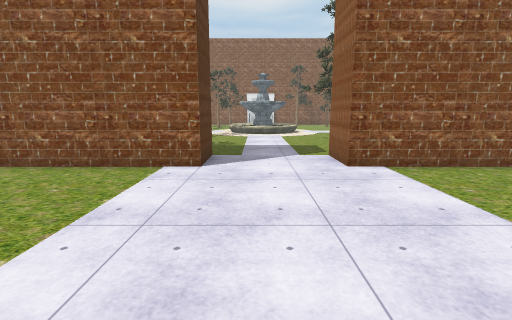
View 1 (above)

21 first-person views from a walk through a Unity game level. The camera is 1.5 m above the floor, tilts 10° down and sees 85° across. The floor is counted in squares, 1 m on a side. Each view is taken from the middle of a square. On the plan, view 1 faces up. The plan holds only what a view shows up to about 14 squares ahead; the rest is blank. The place goes on beyond the plan. The player character is not drawn. Some surface patterns are stand-ins.

View 2
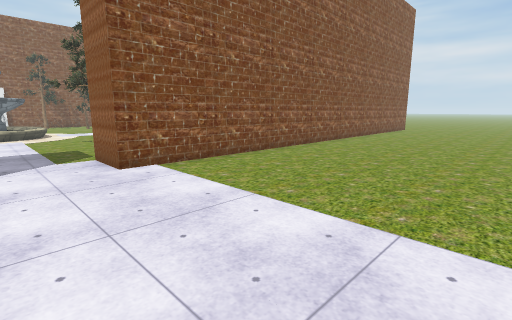

View 3
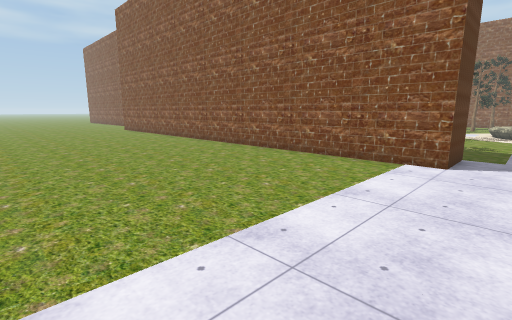

View 4
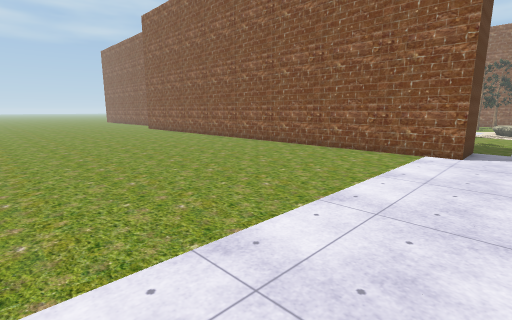

View 5
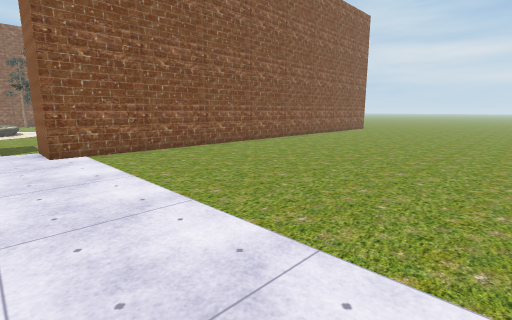

View 6
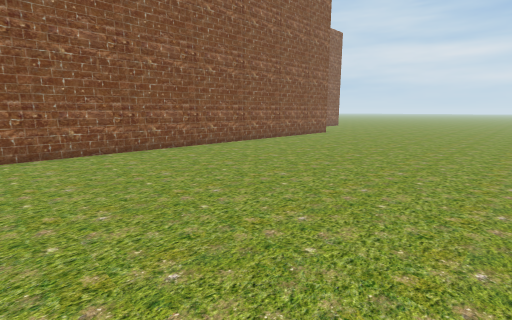

View 7
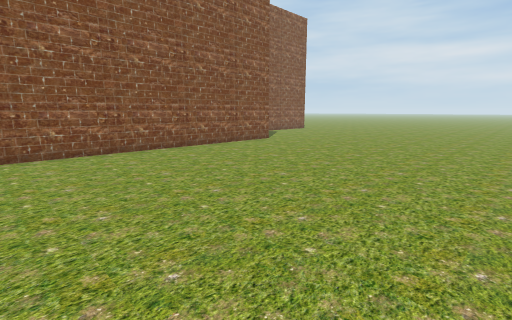

View 8
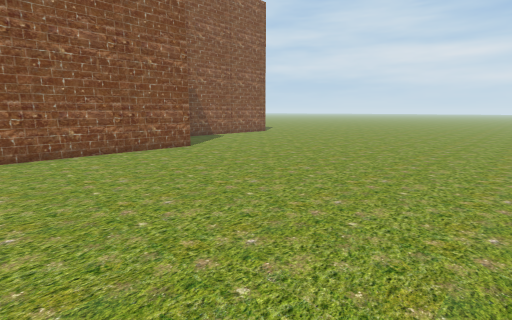

View 9
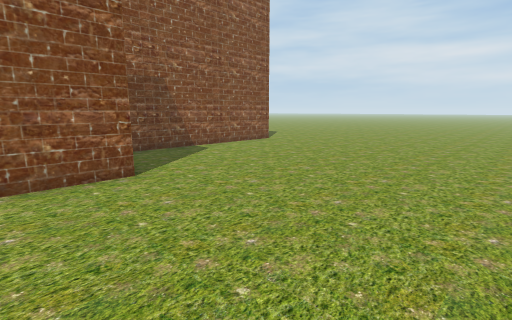

View 10
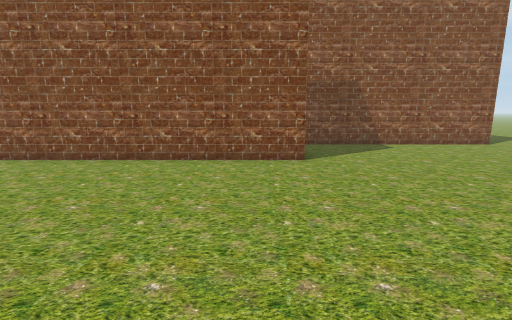

View 11
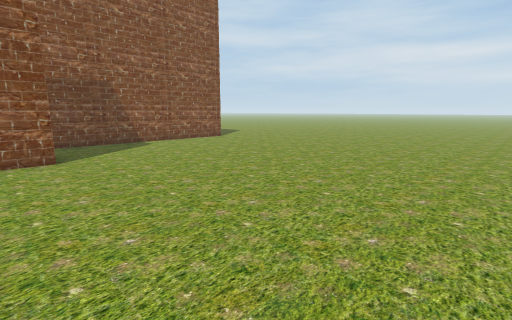

View 12
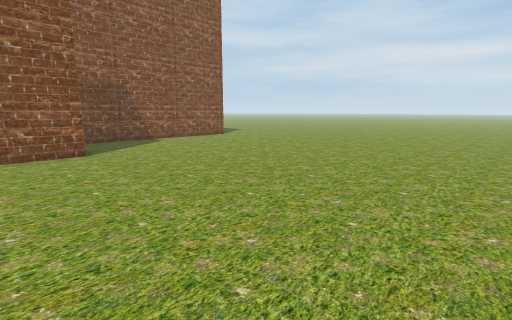

View 13
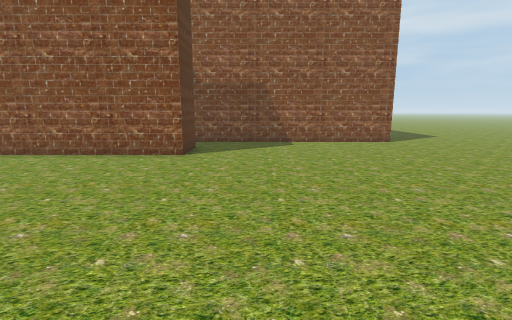

View 14
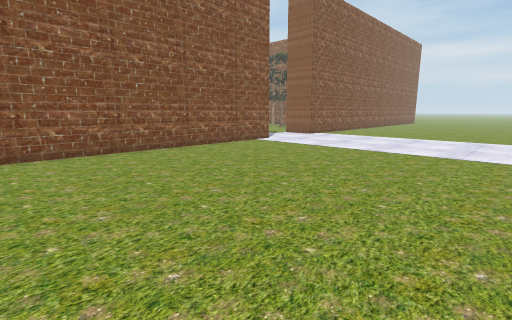

View 15
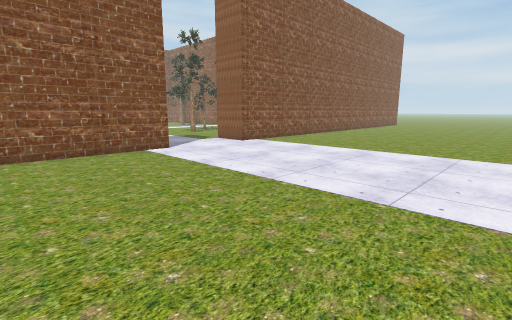

View 16
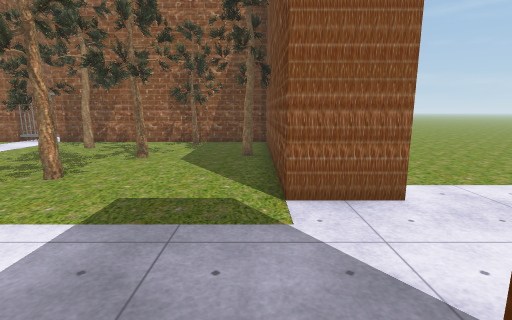

View 17
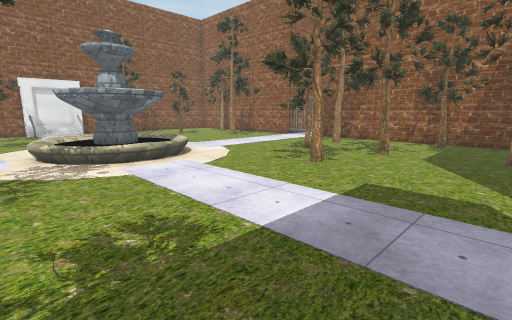

View 18
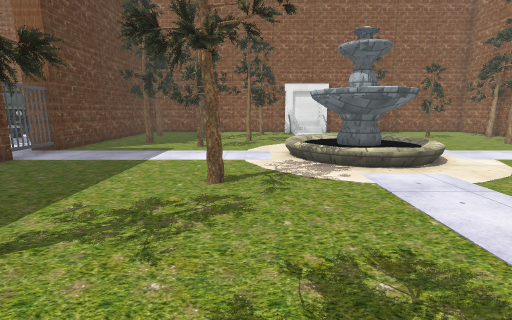

View 19
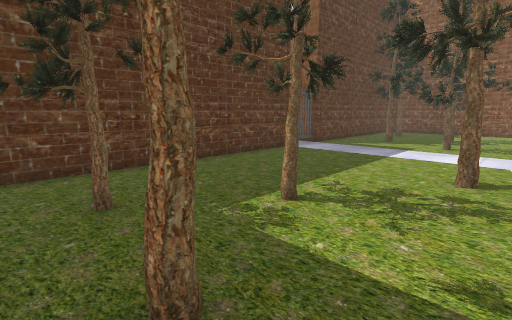

View 20
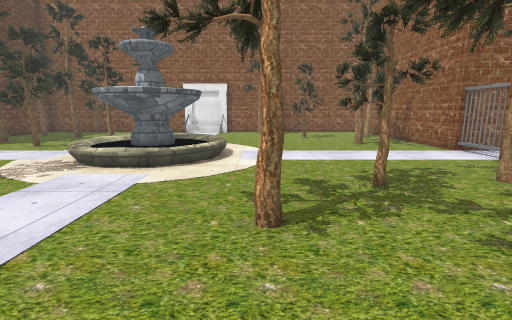

View 21
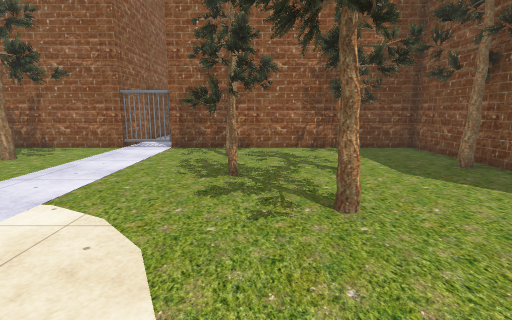

### Floor plan
Key: @ floor where view 1 was taken; # wall or solid block; x gap in a wall; . floor; F fountain; E fence; O other object.
Columns run from 13 left of view 1 to 32 right of it. Each row starts with its distance up from view 1.
 25   #..x... #     .. ......#
 24   #..# .....    ......#..#
 23   #....##...    ...... ..#
 22  .#....  ... FF .........###
 21  .E.........FFFF.........E.
 20   E.........FFFF.........E.
 19   #.........OFFO.........#
 18   #......................#
 17   #......#.........##..#x#
 16   #...... ......... #....#
 15   #...  ........ #.......#
 14   #... #........... #....#
 13   #...  ........... ...###
 12   #..  ...............   #           #########
 11   #..# .#.............x..#           .........
 10   #..x..  ..........## ..#            ........
  9   #        #....##########           #........
  8 ############....######################........
  7 ..............................................
  6 ..............................................
  5 ..............................................
  4 ..............................................
  3 ..............................................
  2 ..............................................
  1 ..............................................
  0 .............@................................
 -1 ..............................................
 -2 ..............................................
 -3 ..............................................

Positions as (right, up) in squares from view 1, and headings:
1: (0, 0), facing up
2: (0, 0), facing up-right
3: (0, -1), facing up-left
4: (0, -3), facing up-left
5: (1, -3), facing up-right
6: (7, -3), facing up-right
7: (13, -3), facing up-right
8: (18, -3), facing up-right
9: (22, 1), facing up-right
10: (23, -1), facing up
11: (23, -2), facing up-right
12: (22, -3), facing up-right
13: (27, -2), facing up
14: (-13, -3), facing up-right
15: (-7, -3), facing up-right
16: (-2, 10), facing right
17: (-3, 10), facing up-right
18: (-3, 11), facing up
19: (-3, 10), facing up-left
20: (4, 11), facing up
21: (0, 16), facing right
